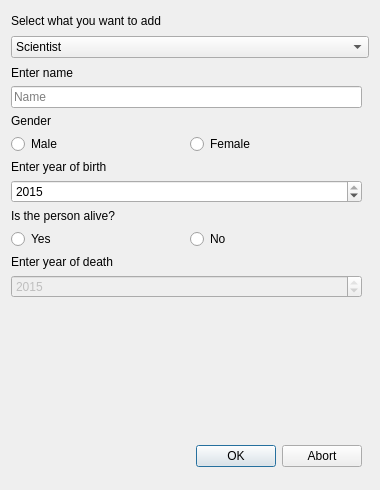
<?xml version="1.0" encoding="UTF-8"?>
<ui version="4.0">
 <class>AddEntry</class>
 <widget class="QDialog" name="AddEntry">
  <property name="enabled">
   <bool>true</bool>
  </property>
  <property name="geometry">
   <rect>
    <x>0</x>
    <y>0</y>
    <width>380</width>
    <height>490</height>
   </rect>
  </property>
  <property name="sizePolicy">
   <sizepolicy hsizetype="Fixed" vsizetype="Fixed">
    <horstretch>0</horstretch>
    <verstretch>0</verstretch>
   </sizepolicy>
  </property>
  <property name="minimumSize">
   <size>
    <width>380</width>
    <height>490</height>
   </size>
  </property>
  <property name="maximumSize">
   <size>
    <width>380</width>
    <height>490</height>
   </size>
  </property>
  <property name="windowTitle">
   <string>Dialog</string>
  </property>
  <layout class="QVBoxLayout" name="verticalLayout">
   <property name="spacing">
    <number>8</number>
   </property>
   <property name="topMargin">
    <number>14</number>
   </property>
   <property name="bottomMargin">
    <number>11</number>
   </property>
   <item>
    <widget class="QLabel" name="label_5">
     <property name="text">
      <string>Select what you want to add</string>
     </property>
    </widget>
   </item>
   <item>
    <widget class="QComboBox" name="whichToPick">
     <property name="cursor">
      <cursorShape>ArrowCursor</cursorShape>
     </property>
     <item>
      <property name="text">
       <string>Scientist</string>
      </property>
     </item>
     <item>
      <property name="text">
       <string>Computer</string>
      </property>
     </item>
    </widget>
   </item>
   <item>
    <widget class="QStackedWidget" name="whichToAdd">
     <property name="currentIndex">
      <number>1</number>
     </property>
     <widget class="QWidget" name="page">
      <widget class="QWidget" name="verticalLayoutWidget_2">
       <property name="geometry">
        <rect>
         <x>0</x>
         <y>0</y>
         <width>351</width>
         <height>401</height>
        </rect>
       </property>
       <layout class="QVBoxLayout" name="verticalLayout_5">
        <item>
         <widget class="QLabel" name="comNameText">
          <property name="text">
           <string>Enter name</string>
          </property>
         </widget>
        </item>
        <item>
         <widget class="QLineEdit" name="comNameInput">
          <property name="text">
           <string/>
          </property>
          <property name="placeholderText">
           <string>Name</string>
          </property>
         </widget>
        </item>
        <item>
         <widget class="QLabel" name="comTypeText">
          <property name="text">
           <string>Enter type</string>
          </property>
         </widget>
        </item>
        <item>
         <widget class="QLineEdit" name="comTypeInput">
          <property name="text">
           <string/>
          </property>
          <property name="placeholderText">
           <string>Type</string>
          </property>
         </widget>
        </item>
        <item>
         <widget class="QLabel" name="label">
          <property name="text">
           <string>Was the computer built?</string>
          </property>
         </widget>
        </item>
        <item>
         <layout class="QHBoxLayout" name="horizontalLayout_4">
          <item>
           <widget class="QRadioButton" name="comBuiltButton">
            <property name="text">
             <string>Yes</string>
            </property>
           </widget>
          </item>
          <item>
           <widget class="QRadioButton" name="comNotBuiltButton">
            <property name="text">
             <string>No</string>
            </property>
           </widget>
          </item>
         </layout>
        </item>
        <item>
         <widget class="QLabel" name="comYearBuilt">
          <property name="text">
           <string>Enter the year it was built</string>
          </property>
         </widget>
        </item>
        <item>
         <widget class="QSpinBox" name="comYearBuiltInput">
          <property name="enabled">
           <bool>false</bool>
          </property>
          <property name="minimum">
           <number>1800</number>
          </property>
          <property name="maximum">
           <number>2015</number>
          </property>
         </widget>
        </item>
        <item>
         <spacer name="verticalSpacer_2">
          <property name="orientation">
           <enum>Qt::Vertical</enum>
          </property>
          <property name="sizeHint" stdset="0">
           <size>
            <width>20</width>
            <height>40</height>
           </size>
          </property>
         </spacer>
        </item>
        <item>
         <widget class="QDialogButtonBox" name="buttonBox">
          <property name="standardButtons">
           <set>QDialogButtonBox::Cancel|QDialogButtonBox::Ok</set>
          </property>
         </widget>
        </item>
       </layout>
      </widget>
     </widget>
     <widget class="QWidget" name="page_2">
      <widget class="QWidget" name="verticalLayoutWidget">
       <property name="geometry">
        <rect>
         <x>0</x>
         <y>0</y>
         <width>351</width>
         <height>401</height>
        </rect>
       </property>
       <layout class="QVBoxLayout" name="verticalLayout_4">
        <item>
         <widget class="QLabel" name="label_3">
          <property name="text">
           <string>Enter name</string>
          </property>
         </widget>
        </item>
        <item>
         <widget class="QLineEdit" name="sciNameInput">
          <property name="placeholderText">
           <string>Name</string>
          </property>
         </widget>
        </item>
        <item>
         <widget class="QLabel" name="sciGender">
          <property name="text">
           <string>Gender</string>
          </property>
         </widget>
        </item>
        <item>
         <layout class="QHBoxLayout" name="horizontalLayout_3">
          <item>
           <widget class="QRadioButton" name="sciMaleButton">
            <property name="text">
             <string>Male</string>
            </property>
           </widget>
          </item>
          <item>
           <widget class="QRadioButton" name="sciFemaleButton">
            <property name="text">
             <string>Female</string>
            </property>
           </widget>
          </item>
         </layout>
        </item>
        <item>
         <widget class="QLabel" name="sciBirthYearText">
          <property name="text">
           <string>Enter year of birth</string>
          </property>
         </widget>
        </item>
        <item>
         <widget class="QSpinBox" name="sciBirthInput">
          <property name="wrapping">
           <bool>false</bool>
          </property>
          <property name="frame">
           <bool>true</bool>
          </property>
          <property name="readOnly">
           <bool>false</bool>
          </property>
          <property name="buttonSymbols">
           <enum>QAbstractSpinBox::UpDownArrows</enum>
          </property>
          <property name="minimum">
           <number>1800</number>
          </property>
          <property name="maximum">
           <number>2015</number>
          </property>
          <property name="value">
           <number>2015</number>
          </property>
         </widget>
        </item>
        <item>
         <widget class="QLabel" name="sciAliveText">
          <property name="text">
           <string>Is the person alive?</string>
          </property>
         </widget>
        </item>
        <item>
         <layout class="QHBoxLayout" name="horizontalLayout_2">
          <item>
           <widget class="QRadioButton" name="sciAlivButton">
            <property name="text">
             <string>Yes</string>
            </property>
            <property name="checked">
             <bool>false</bool>
            </property>
            <attribute name="buttonGroup">
             <string notr="true">buttonGroup</string>
            </attribute>
           </widget>
          </item>
          <item>
           <widget class="QRadioButton" name="sciDeadButton">
            <property name="text">
             <string>No</string>
            </property>
            <attribute name="buttonGroup">
             <string notr="true">buttonGroup</string>
            </attribute>
           </widget>
          </item>
         </layout>
        </item>
        <item>
         <widget class="QLabel" name="sciDeathYearText">
          <property name="text">
           <string>Enter year of death</string>
          </property>
         </widget>
        </item>
        <item>
         <widget class="QSpinBox" name="sciDeathInput">
          <property name="enabled">
           <bool>false</bool>
          </property>
          <property name="maximum">
           <number>2015</number>
          </property>
          <property name="value">
           <number>2015</number>
          </property>
         </widget>
        </item>
        <item>
         <spacer name="verticalSpacer">
          <property name="orientation">
           <enum>Qt::Vertical</enum>
          </property>
          <property name="sizeHint" stdset="0">
           <size>
            <width>20</width>
            <height>40</height>
           </size>
          </property>
         </spacer>
        </item>
        <item>
         <widget class="QDialogButtonBox" name="addOrCancelSci">
          <property name="whatsThis">
           <string/>
          </property>
          <property name="orientation">
           <enum>Qt::Horizontal</enum>
          </property>
          <property name="standardButtons">
           <set>QDialogButtonBox::Abort|QDialogButtonBox::Ok</set>
          </property>
          <property name="centerButtons">
           <bool>false</bool>
          </property>
         </widget>
        </item>
       </layout>
      </widget>
     </widget>
     <widget class="QWidget" name="page_3"/>
    </widget>
   </item>
  </layout>
 </widget>
 <resources/>
 <connections/>
 <buttongroups>
  <buttongroup name="buttonGroup"/>
 </buttongroups>
</ui>
